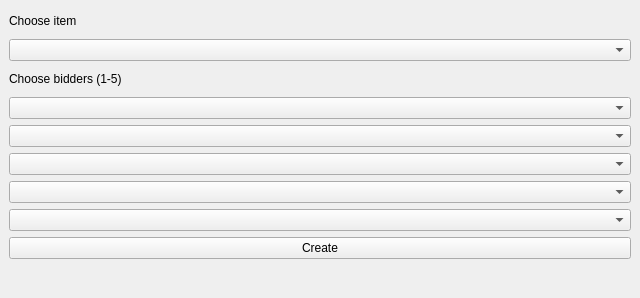
<?xml version="1.0" encoding="UTF-8"?>
<ui version="4.0">
 <class>MainWindow</class>
 <widget class="QMainWindow" name="MainWindow">
  <property name="geometry">
   <rect>
    <x>0</x>
    <y>0</y>
    <width>640</width>
    <height>298</height>
   </rect>
  </property>
  <property name="windowTitle">
   <string>Create Auction</string>
  </property>
  <widget class="QWidget" name="centralwidget">
   <layout class="QVBoxLayout" name="verticalLayout">
    <item>
     <widget class="QLabel" name="itemLabel">
      <property name="text">
       <string>Choose item</string>
      </property>
     </widget>
    </item>
    <item>
     <widget class="QComboBox" name="itemsCombobox"/>
    </item>
    <item>
     <widget class="QLabel" name="biddersLabel">
      <property name="text">
       <string>Choose bidders (1-5)</string>
      </property>
     </widget>
    </item>
    <item>
     <widget class="QComboBox" name="biddersCombo1"/>
    </item>
    <item>
     <widget class="QComboBox" name="biddersCombo2"/>
    </item>
    <item>
     <widget class="QComboBox" name="biddersCombo3"/>
    </item>
    <item>
     <widget class="QComboBox" name="biddersCombo4"/>
    </item>
    <item>
     <widget class="QComboBox" name="biddersCombo5"/>
    </item>
    <item>
     <widget class="QPushButton" name="createButton">
      <property name="text">
       <string>Create</string>
      </property>
     </widget>
    </item>
    <item>
     <widget class="QLabel" name="response">
      <property name="text">
       <string/>
      </property>
     </widget>
    </item>
   </layout>
  </widget>
 </widget>
 <resources/>
 <connections/>
</ui>
